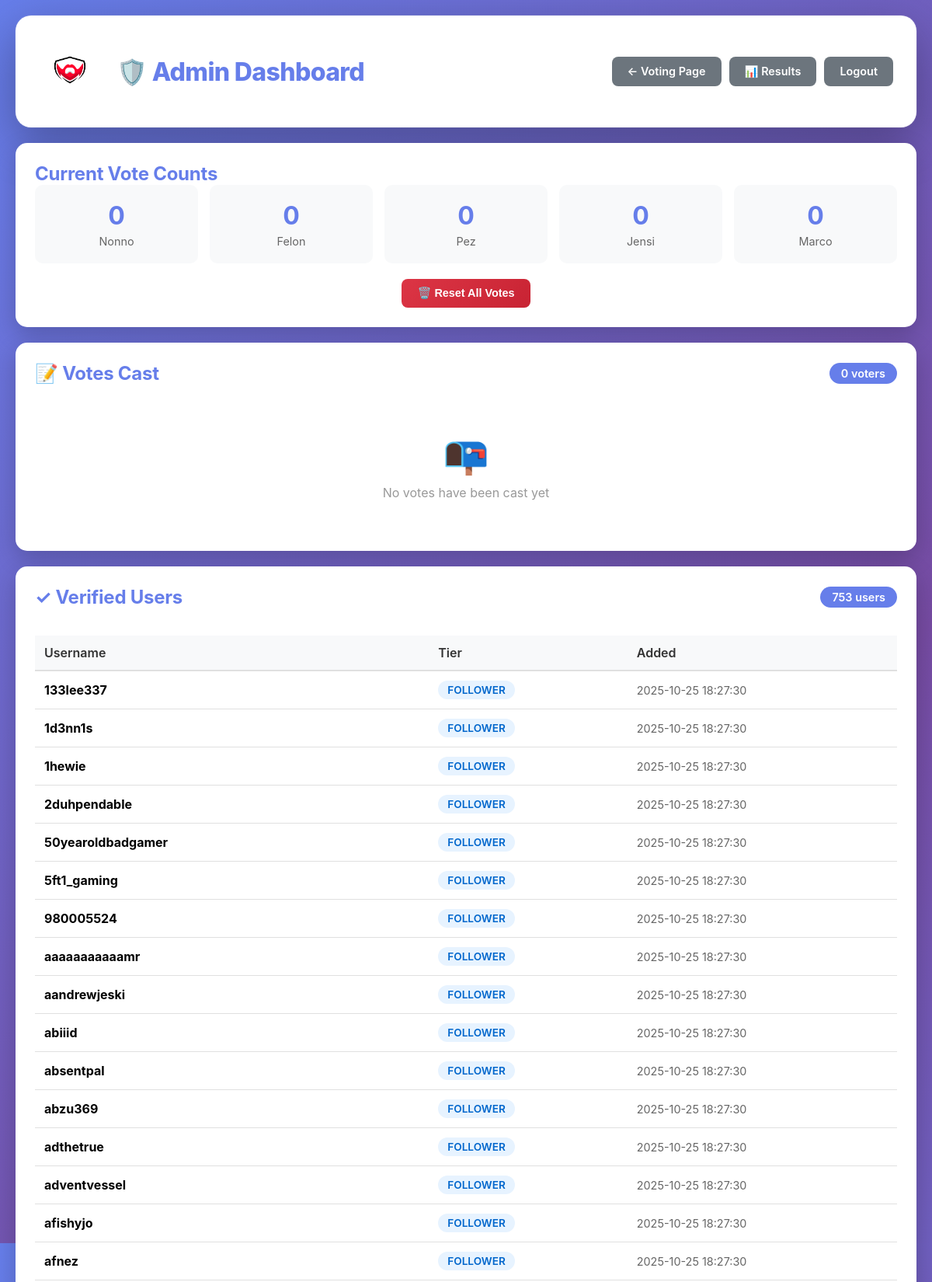
The page /admin (signed in, upper part) on the database its author committed.
### tables this page shows
CREATE TABLE verified_users (
            id INTEGER PRIMARY KEY AUTOINCREMENT,
            username TEXT NOT NULL COLLATE NOCASE,
            tier TEXT NOT NULL,
            added_timestamp TIMESTAMP DEFAULT CURRENT_TIMESTAMP,
            UNIQUE(username COLLATE NOCASE)
        );

### app.py (the view, shortened to what this page needs)
@app.route('/admin', methods=['GET', 'POST'])
def admin():
    if not session.get('admin_authenticated'):
        return render_template('admin_login.html')
    db = get_db()
    verified_users = db.execute(
        'SELECT id, username, tier, added_timestamp FROM verified_users ORDER BY username'
    ).fetchall()
    votes = db.execute(
        'SELECT id, username, voted_for, vote_weight, timestamp FROM votes ORDER BY timestamp DESC'
    ).fetchall()
    db.close()
    return render_template('admin.html',
                         verified_users=verified_users,
                         votes=votes,
                         vote_counts=get_vote_counts())

### app.py (called while the page is built)
def get_db():
    db = sqlite3.connect(DATABASE)
    db.row_factory = sqlite3.Row
    return db

def get_vote_counts():
    db = get_db()
    results = {}
    for mod in MODS:
        count = db.execute(
            'SELECT COALESCE(SUM(vote_weight), 0) as total FROM votes WHERE voted_for = ?',
            (mod,)
        ).fetchone()
        results[mod] = count['total']
    db.close()
    return results

### templates/admin.html (shortened to what this page needs)
<!DOCTYPE html>
<html lang="en">
<head>
</head>
<body>
    <div class="container">
        <div class="header">
            <div class="header-left">
                <div class="logo">
                    <img src="{{ url_for('static', filename='images/logo.png') }}" alt="Logo">
                </div>
                <h1>🛡️ Admin Dashboard</h1>
            </div>
            <div class="header-actions">
                <a href="/" class="btn btn-secondary">← Voting Page</a>
                <a href="/results" class="btn btn-secondary">📊 Results</a>
                <a href="/admin/logout" class="btn btn-secondary">Logout</a>
            </div>
        </div>
        <div class="section">
            <h2>Current Vote Counts</h2>
            <div class="stats-grid">
                {% for mod, count in vote_counts.items() %}
                <div class="stat-card">
                    <div class="stat-number">{{ count }}</div>
                    <div class="stat-label">{{ mod }}</div>
                </div>
                {% endfor %}
            </div>
            <form method="POST" action="/admin/reset" onsubmit="return confirmReset()" style="text-align: center;">
                <button type="submit" class="btn btn-danger">🗑️ Reset All Votes</button>
            </form>
        </div>
        <div class="section">
            <div class="section-header">
                <h2>📝 Votes Cast</h2>
                <span class="count-badge">{{ votes|length }} voters</span>
            </div>
            {% if votes %}
            <div style="overflow-x: auto;">
                <table>
                    <thead>
                        <tr>
                            <th>Username</th>
                            <th>Voted For</th>
                            <th>Weight</th>
                            <th>Timestamp</th>
                        </tr>
                    </thead>
                    <tbody>
                        {% for vote in votes %}
                        <tr>
                            <td><strong>{{ vote['username'] }}</strong></td>
                            <td>{{ vote['voted_for'] }}</td>
                            <td>{{ vote['vote_weight'] }} vote{{ 's' if vote['vote_weight'] > 1 else '' }}</td>
                            <td class="timestamp">{{ vote['timestamp'] }}</td>
                        </tr>
                        {% endfor %}
                    </tbody>
                </table>
            </div>
            {% else %}
            <div class="empty-state">
                <div class="empty-state-icon">📭</div>
                <p>No votes have been cast yet</p>
            </div>
            {% endif %}
        </div>
        <div class="section">
            <div class="section-header">
                <h2>✓ Verified Users</h2>
                <span class="count-badge">{{ verified_users|length }} users</span>
            </div>
            {% if verified_users %}
            <div style="overflow-x: auto;">
                <table>
                    <thead>
                        <tr>
                            <th>Username</th>
                            <th>Tier</th>
                            <th>Added</th>
                        </tr>
                    </thead>
                    <tbody>
                        {% for user in verified_users %}
                        <tr>
                            <td><strong>{{ user['username'] }}</strong></td>
                            <td>
                                <span class="tier-badge tier-{{ user['tier'] }}">
                                    {{ user['tier']|upper }}
                                </span>
                            </td>
                            <td class="timestamp">{{ user['added_timestamp'] }}</td>
                        </tr>
                        {% endfor %}
                    </tbody>
                </table>
            </div>
            {% else %}
            <div class="empty-state">
                <div class="empty-state-icon">👥</div>
                <p>No verified users in the database</p>
                <p style="margin-top: 10px; font-size: 0.9em;">Run <code>python populate_users.py your_users.csv</code> to add users</p>
            </div>
            {% endif %}
        </div>
    </div>
</body>
</html>

### templates/admin.html (style rules this page uses)
* { margin: 0; padding: 0; box-sizing: border-box; }
body { font-family: 'Inter', -apple-system, BlinkMacSystemFont, 'Segoe UI', sans-serif; background: linear-gradient(135deg, #667eea 0%, #764ba2 50%, #667eea 100%); background-size: 200% 200%; animation: gradientShift 15s ease infinite; min-height: 100vh; padding: 20px; }
.container { max-width: 1200px; margin: 0 auto; }
.header { background: white; border-radius: 20px; box-shadow: 0 20px 60px rgba(0, 0, 0, 0.3), 0 0 0 1px rgba(255, 255, 255, 0.1); padding: 30px; margin-bottom: 20px; display: flex; justify-content: space-between; align-items: center; flex-wrap: wrap; gap: 15px; animation: fadeIn 0.6s ease-out; }
.header-left { display: flex; align-items: center; gap: 20px; }
.logo img { max-width: 80px; height: auto; border-radius: 8px; }
h1 { color: #667eea; font-size: 2em; font-weight: 800; letter-spacing: -0.02em; }
.header-actions { display: flex; gap: 10px; flex-wrap: wrap; }
.btn { padding: 10px 20px; border: none; border-radius: 8px; font-size: 0.9em; font-weight: 600; cursor: pointer; transition: all 0.3s cubic-bezier(0.4, 0, 0.2, 1); text-decoration: none; display: inline-block; position: relative; overflow: hidden; }
.btn::before { content: ''; position: absolute; top: 50%; left: 50%; width: 0; height: 0; border-radius: 50%; background: rgba(255, 255, 255, 0.3); transform: translate(-50%, -50%); transition: width 0.6s, height 0.6s; }
.btn-danger { background: linear-gradient(135deg, #dc3545 0%, #c82333 100%); color: white; }
.btn-secondary { background: #6c757d; color: white; }
.section { background: white; border-radius: 15px; box-shadow: 0 10px 30px rgba(0, 0, 0, 0.2); padding: 25px; margin-bottom: 20px; animation: fadeIn 0.6s ease-out backwards; }
.section:nth-child(2) { animation-delay: 0.1s; }
.section:nth-child(3) { animation-delay: 0.2s; }
.section:nth-child(4) { animation-delay: 0.3s; }
.section-header { display: flex; justify-content: space-between; align-items: center; margin-bottom: 20px; flex-wrap: wrap; gap: 10px; }
h2 { color: #667eea; font-size: 1.5em; font-weight: 700; letter-spacing: -0.01em; }
.count-badge { background: #667eea; color: white; padding: 5px 15px; border-radius: 20px; font-size: 0.9em; font-weight: 600; }
.stats-grid { display: grid; grid-template-columns: repeat(auto-fit, minmax(150px, 1fr)); gap: 15px; margin-bottom: 20px; }
.stat-card { background: #f8f9fa; padding: 20px; border-radius: 10px; text-align: center; }
.stat-number { font-size: 2em; font-weight: bold; color: #667eea; }
.stat-label { color: #666; font-size: 0.9em; margin-top: 5px; }
table { width: 100%; border-collapse: collapse; margin-top: 15px; }
th { background: #f8f9fa; padding: 12px; text-align: left; font-weight: 600; color: #333; border-bottom: 2px solid #e0e0e0; }
td { padding: 12px; border-bottom: 1px solid #e0e0e0; }
tbody tr { transition: all 0.2s ease; }
.tier-badge { display: inline-block; padding: 4px 12px; border-radius: 12px; font-size: 0.85em; font-weight: 600; }
.tier-follower { background: #e7f3ff; color: #0066cc; }
.timestamp { color: #666; font-size: 0.9em; }
.empty-state { text-align: center; padding: 40px 20px; color: #999; }
.empty-state-icon { font-size: 3em; margin-bottom: 10px; }

### rows shown on the page
verified_users: username "133lee337", tier "FOLLOWER", added_timestamp "2025-10-25 18:27:30"
verified_users: username "1d3nn1s", tier "FOLLOWER", added_timestamp "2025-10-25 18:27:30"
verified_users: username "1hewie", tier "FOLLOWER", added_timestamp "2025-10-25 18:27:30"
verified_users: username "2duhpendable", tier "FOLLOWER", added_timestamp "2025-10-25 18:27:30"
verified_users: username "50yearoldbadgamer", tier "FOLLOWER", added_timestamp "2025-10-25 18:27:30"
verified_users: username "5ft1_gaming", tier "FOLLOWER", added_timestamp "2025-10-25 18:27:30"
verified_users: username "980005524", tier "FOLLOWER", added_timestamp "2025-10-25 18:27:30"
verified_users: username "aaaaaaaaaaamr", tier "FOLLOWER", added_timestamp "2025-10-25 18:27:30"
verified_users: username "aandrewjeski", tier "FOLLOWER", added_timestamp "2025-10-25 18:27:30"
verified_users: username "abiiid", tier "FOLLOWER", added_timestamp "2025-10-25 18:27:30"
verified_users: username "absentpal", tier "FOLLOWER", added_timestamp "2025-10-25 18:27:30"
verified_users: username "abzu369", tier "FOLLOWER", added_timestamp "2025-10-25 18:27:30"
verified_users: username "adthetrue", tier "FOLLOWER", added_timestamp "2025-10-25 18:27:30"
verified_users: username "adventvessel", tier "FOLLOWER", added_timestamp "2025-10-25 18:27:30"
verified_users: username "afishyjo", tier "FOLLOWER", added_timestamp "2025-10-25 18:27:30"
verified_users: username "afnez", tier "FOLLOWER", added_timestamp "2025-10-25 18:27:30"

### other values the page prints
{{ count }} "0" "0" "0" "0" "0"
{{ mod }} "Nonno" "Felon" "Pez" "Jensi" "Marco"
{{ votes|length }} "0"
{{ verified_users|length }} "753"
